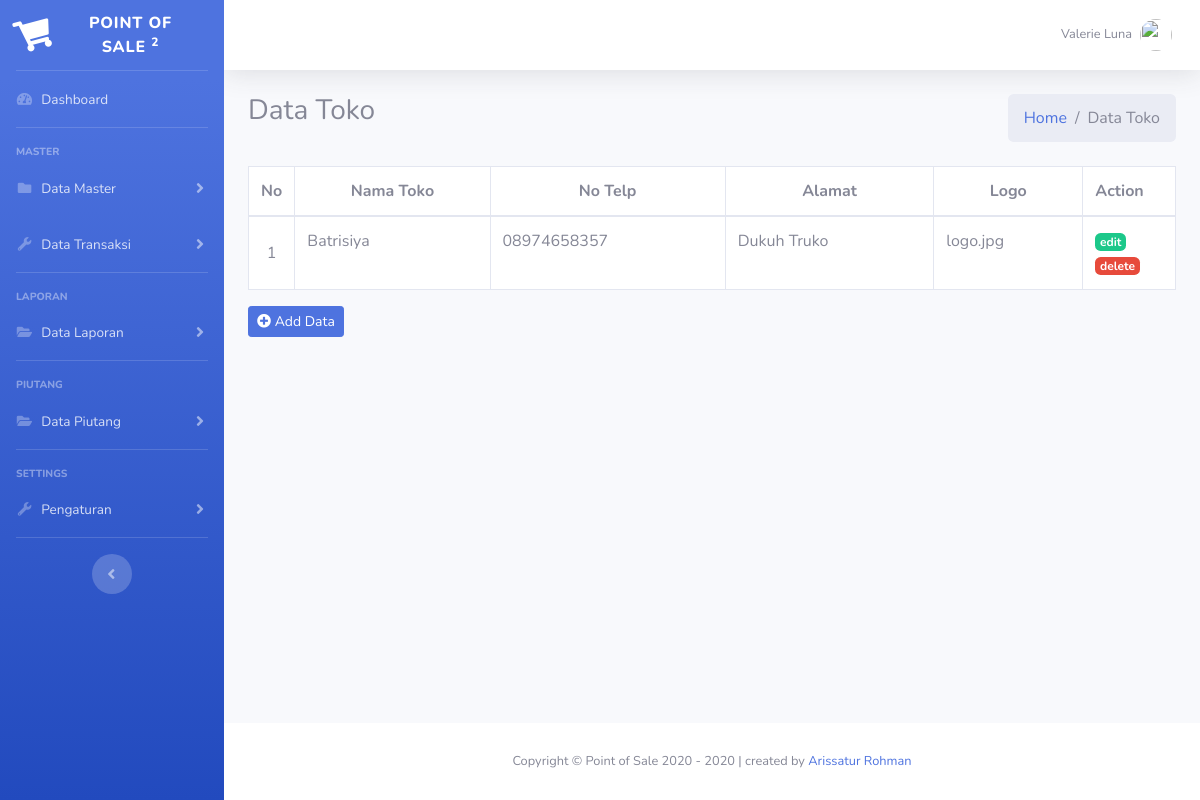
Page /?page=brand on the committed database.
### tables this page shows
CREATE TABLE `tb_toko` (
  `id_toko` int(11) NOT NULL,
  `nama_toko` varchar(50) NOT NULL,
  `no_telp` varchar(20) NOT NULL,
  `alamat` text NOT NULL,
  `logo_toko` varchar(100) NOT NULL
);

### index.php (the view, shortened to what this page needs)
<?php
include("inc/config.php");
?>
<!DOCTYPE html>
<html lang="en">
<head>
  <link href="vendor/fontawesome-free/css/all.min.css" rel="stylesheet" type="text/css">
  <link href="css/sb-admin-2.min.css" rel="stylesheet">
</head>
<body id="page-top">
  <div id="wrapper">
    <ul class="navbar-nav bg-gradient-primary sidebar sidebar-dark accordion" id="accordionSidebar">
      <a class="sidebar-brand d-flex align-items-center justify-content-center" href="index.html">
        <div class="sidebar-brand-icon rotate-n-15">
          <i class="fas fa-shopping-cart"></i>
        </div>
        <div class="sidebar-brand-text mx-3">Point of Sale <sup>2</sup></div>
      </a>
      <hr class="sidebar-divider my-0">
      <li class="nav-item">
        <a class="nav-link" href="index.php">
          <i class="fas fa-fw fa-tachometer-alt"></i>
          <span>Dashboard</span></a>
      </li>
      <hr class="sidebar-divider">
      <div class="sidebar-heading">
        Master
      </div>
      <li class="nav-item">
        <a class="nav-link collapsed" href="#" data-toggle="collapse" data-target="#collapseTwo" aria-expanded="true" aria-controls="collapseTwo">
          <i class="fas fa-fw fa-folder"></i>
          <span>Data Master</span>
        </a>
      </li>
      <li class="nav-item">
        <a class="nav-link collapsed" href="#" data-toggle="collapse" data-target="#collapseUtilities" aria-expanded="true" aria-controls="collapseUtilities">
          <i class="fas fa-fw fa-wrench"></i>
          <span>Data Transaksi</span>
        </a>
      </li>
      <hr class="sidebar-divider">
      <div class="sidebar-heading">
        Laporan
      </div>
      <li class="nav-item">
        <a class="nav-link collapsed" href="#" data-toggle="collapse" data-target="#collapsePages" aria-expanded="true" aria-controls="collapsePages">
          <i class="fas fa-fw fa-folder-open"></i>
          <span>Data Laporan</span>
        </a>
      </li>
      <hr class="sidebar-divider">
      <div class="sidebar-heading">
        Piutang
      </div>
      <li class="nav-item">
        <a class="nav-link collapsed" href="#" data-toggle="collapse" data-target="#piutang" aria-expanded="true" aria-controls="collapsePages">
          <i class="fas fa-fw fa-folder-open"></i>
          <span>Data Piutang</span>
        </a>
      </li>
      <hr class="sidebar-divider">
      <div class="sidebar-heading">
        Settings
      </div>
      <li class="nav-item">
        <a class="nav-link collapsed" href="#" data-toggle="collapse" data-target="#collapseSetting" aria-expanded="true" aria-controls="collapseSetting">
          <i class="fas fa-fw fa-wrench"></i>
          <span>Pengaturan</span>
        </a>
      </li>
      <hr class="sidebar-divider d-none d-md-block">
      <div class="text-center d-none d-md-inline">
        <button class="rounded-circle border-0" id="sidebarToggle"></button>
      </div>
    </ul>
    <div id="content-wrapper" class="d-flex flex-column">
      <div id="content">
        <nav class="navbar navbar-expand navbar-light bg-white topbar mb-4 static-top shadow">
          <ul class="navbar-nav ml-auto">
            <li class="nav-item dropdown no-arrow">
              <a class="nav-link dropdown-toggle" href="#" id="userDropdown" role="button" data-toggle="dropdown" aria-haspopup="true" aria-expanded="false">
                <span class="mr-2 d-none d-lg-inline text-gray-600 small">Valerie Luna</span>
                <img class="img-profile rounded-circle" src="https://source.unsplash.com/QAB-WJcbgJk/60x60">
              </a>
            </li>
          </ul>
        </nav>
        <div class="container-fluid">
          <?php
          $page = $_GET['page'];
          $aksi = $_GET['aksi'];
          if ($page == "barang") {
            if ($aksi == "") {
              include('page/barang/barang.php');
            } elseif ($aksi == "add") {
              include('page/barang/add.php');
            } elseif ($aksi == "edit") {
              include('page/barang/edit.php');
            } elseif ($aksi == "delete") {
              include('page/barang/delete.php');
            }
          } elseif ($page == "pelanggan") {
            if ($aksi == "") {
              include('page/pelanggan/pelanggan.php');
            } elseif ($aksi == "add") {
              include('page/pelanggan/add.php');
            }
          } elseif ($page == "level") {
            if ($aksi == "") {
              include('page/level/level.php');
            } elseif ($aksi == "add") {
              include('page/level/add.php');
            }
          } elseif ($page == "laporan") {
            if ($aksi == "") {
              include('page/laporan/lap_pembelian.php');
            }
          } elseif ($page == "laporan") {
            if ($aksi == "") {
              include('page/laporan/lap_penjualan.php');
            }
          } elseif ($page == "pengguna") {
            if ($aksi == "") {
              include('page/pengguna/pengguna.php');
            }
          } elseif ($page == "brand") {
            if ($aksi == "") {
              include('page/brand/brand.php');
            } elseif ($aksi == "add") {
              include('page/brand/add.php');
            } elseif ($aksi == "edit") {
              include('page/brand/edit.php');
            } elseif ($aksi == "delete") {
              include('page/brand/delete.php');
            }
          } elseif ($page == "") {
            include "dashboard.php";
          } else {
            echo "Halaman tidak ditemukan";
          }
          ?>
        </div>
      </div>
      <footer class="sticky-footer bg-white">
        <div class="container my-auto">
          <div class="copyright text-center my-auto">
            <span>Copyright &copy; Point of Sale 2020 - <?= $th = date('Y'); ?> | created by <a href="https://github.com/arissaturrohman/">Arissatur Rohman</a></span>
          </div>
        </div>
      </footer>
    </div>
  </div>
</body>
</html>

### page/brand/brand.php
<section class="content-header">
    <div class="row mb-2">
        <div class="col-sm-6">
            <h3>Data Toko</h3>
        </div>
        <div class="col-sm-6">
            <ol class="breadcrumb float-sm-right">
                <li class="breadcrumb-item"><a href="index.php">Home</a></li>
                <li class="breadcrumb-item active">Data Toko</li>
            </ol>
        </div>
    </div>
</section>
<section class="content">
    <table id="example1" class="table table-bordered table-hover bg-white">
        <thead>
            <tr>
                <th class="align-middle text-center" width="5%">No</th>
                <th class="align-middle text-center">Nama Toko</th>
                <th class="align-middle text-center">No Telp</th>
                <th class="align-middle text-center">Alamat</th>
                <th class="align-middle text-center">Logo</th>
                <th class="align-middle" width="10%">Action</th>
            </tr>
        </thead>
        <tbody>
            <?php
            $no = 1;
            $sql = $conn->query("SELECT * FROM tb_toko");
            while ($data = $sql->fetch_assoc()) {
            ?>
                <tr>
                    <td class="align-middle text-center"><?= $no++; ?></td>
                    <td><?= $data['nama_toko']; ?></td>
                    <td><?= $data['no_telp']; ?></td>
                    <td><?= $data['alamat']; ?></td>
                    <td><?= $data['logo_toko']; ?></td>
                    <td>
                        <a href="?page=brand&aksi=edit&id=<?= $data['id_toko']; ?>" class="badge badge-success">edit</a>
                        <a href="?page=brand&aksi=delete&id=<?= $data['id_toko']; ?>" name="delete" onclick="return confirm('Apakah anda yakin menghapus data ini...?')" class="badge badge-danger">delete</a>
                    </td>
                </tr>
            <?php } ?>
        </tbody>
    </table>
    <a href="?page=brand&aksi=add" class="btn btn-sm btn-primary"><i class="fas fa-plus-circle"></i> Add Data</a>
</section>

### rows in the picture
tb_toko: nama_toko "Batrisiya", no_telp "08974658357", alamat "Dukuh Truko", logo_toko "logo.jpg"
